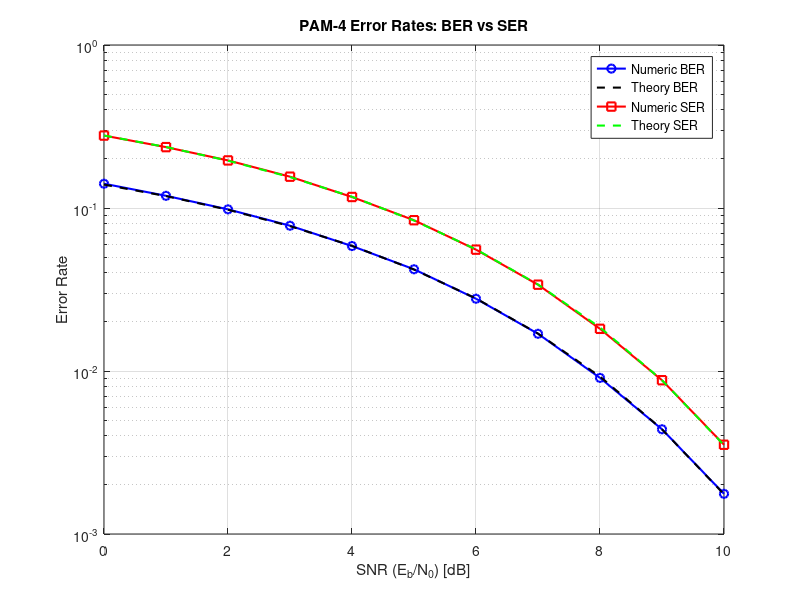

Write MATLAB code to recreate this figure.
% System simulation parameters for PAM-4
N_bits = 1e6; % Total number of random bits
N_symb = N_bits / 2; % Number of symbols (2 bits per PAM-4 symbol)
SNR_dB = 0:1:10; % Vector of Signal-to-Noise Ratio (Eb/N0) in dB
SNR_lin = 10.^(SNR_dB / 10); % Conversion from dB to linear scale

% Preallocate arrays to store results
simulated_BER = zeros(1, length(SNR_dB));
theoretical_BER = zeros(1, length(SNR_dB));
simulated_SER = zeros(1, length(SNR_dB));
theoretical_SER = zeros(1, length(SNR_dB));

for k = 1:length(SNR_dB)
    % 1. Generate bit stream 
    b1 = randi([0 1], 1, N_symb); 
    b2 = randi([0 1], 1, N_symb); 
    
    % 2. Symbol mapping with Gray coding (PAM-4)
    % Mapping: 
    % 00 -> -3
    % 01 -> -1
    % 11 -> +1
    % 10 -> +3
    S_k = zeros(1, N_symb);
    S_k(b1 == 0 & b2 == 0) = -3;
    S_k(b1 == 0 & b2 == 1) = -1;
    S_k(b1 == 1 & b2 == 1) =  1;
    S_k(b1 == 1 & b2 == 0) =  3;
    
    % 3. Add noise - AWGN channel
    % The symbols are {-3, -1, 1, 3}. 
    % Average symbol energy Es = (9 + 1 + 1 + 9) / 4 = 5.
    % Since there are 2 bits per symbol, average bit energy Eb = Es / 2 = 2.5.
    % To maintain the requested Eb/N0, we calculate N0 based on this Eb:
    N0 = 2.5 / SNR_lin(k);
    
    % Generate real Gaussian noise (1D modulation)
    n_k = sqrt(N0 / 2) * randn(1, N_symb); 
    
    % Received signal
    r_k = S_k + n_k; 
    
    % 4. Decision according to the sliding thresholds
    % Start with all decision vector elements as -3
    dec_S = -3 * ones(1, N_symb);
    
    % Find vector indices and set decisions
    dec_S(r_k >= -2) = -1;
    dec_S(r_k >= 0)  =  1;
    dec_S(r_k >= 2)  =  3; % Standard threshold is 2 (correcting the rI>=1 typo)
    
    % 5. Demapping back to bits (Inverse Gray coding)
    dec_b1 = zeros(1, N_symb);
    dec_b2 = zeros(1, N_symb);
    
    % b1 is 1 if symbol is +1 or +3
    dec_b1(dec_S == 1 | dec_S == 3) = 1;
    % b2 is 1 if symbol is -1 or +1
    dec_b2(dec_S == -1 | dec_S == 1) = 1;
    
    % 6. Calculate BER and SER numerically
    % Bit errors
    err_b1 = (b1 ~= dec_b1);
    err_b2 = (b2 ~= dec_b2);
    
    total_bit_errors = sum(err_b1) + sum(err_b2);
    simulated_BER(k) = total_bit_errors / N_bits;
    
    % Symbol errors
    err_symb = (S_k ~= dec_S);
    simulated_SER(k) = sum(err_symb) / N_symb;
    
    % 7. Theoretical calculation for PAM-4
    % Theoretical SER for PAM-M: 2*(M-1)/M * Q(sqrt( (6*log2(M)/(M^2-1)) * Eb/N0 ))
    % For M=4: 1.5 * Q(sqrt(0.8 * Eb/N0))
    p_s = 1.5 * qfunc(sqrt(0.8 * SNR_lin(k)));
    theoretical_SER(k) = p_s;
    
    % Theoretical BER with Gray coding is approximately SER / log2(M)
    theoretical_BER(k) = p_s / 2;
end

% Plot the graph - Compare BER and SER
figure;
semilogy(SNR_dB, simulated_BER, 'bo-', 'LineWidth', 1.5, 'MarkerSize', 6);
hold on;
semilogy(SNR_dB, theoretical_BER, 'k--', 'LineWidth', 1.5);
semilogy(SNR_dB, simulated_SER, 'rs-', 'LineWidth', 1.5, 'MarkerSize', 6);
semilogy(SNR_dB, theoretical_SER, 'g--', 'LineWidth', 1.5);
grid on;
xlabel('SNR (E_b/N_0) [dB]');
ylabel('Error Rate');
title('PAM-4 Error Rates: BER vs SER');
legend('Numeric BER', 'Theory BER', 'Numeric SER', 'Theory SER');
